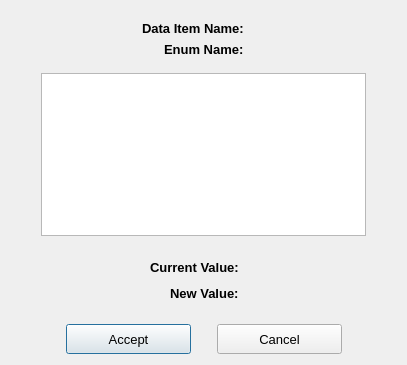
<?xml version="1.0" encoding="UTF-8"?>
<ui version="4.0">
 <class>EnumSelectionDialog</class>
 <widget class="QDialog" name="EnumSelectionDialog">
  <property name="windowModality">
   <enum>Qt::ApplicationModal</enum>
  </property>
  <property name="geometry">
   <rect>
    <x>0</x>
    <y>0</y>
    <width>407</width>
    <height>365</height>
   </rect>
  </property>
  <property name="font">
   <font>
    <family>Segoe UI</family>
    <pointsize>10</pointsize>
   </font>
  </property>
  <property name="windowTitle">
   <string>Enum Selection</string>
  </property>
  <layout class="QVBoxLayout" name="verticalLayout_2">
   <item>
    <spacer name="verticalSpacer">
     <property name="orientation">
      <enum>Qt::Vertical</enum>
     </property>
     <property name="sizeType">
      <enum>QSizePolicy::Fixed</enum>
     </property>
     <property name="sizeHint" stdset="0">
      <size>
       <width>20</width>
       <height>10</height>
      </size>
     </property>
    </spacer>
   </item>
   <item>
    <layout class="QHBoxLayout" name="horizontalLayout_9">
     <item>
      <spacer name="horizontalSpacer_14">
       <property name="orientation">
        <enum>Qt::Horizontal</enum>
       </property>
       <property name="sizeHint" stdset="0">
        <size>
         <width>40</width>
         <height>20</height>
        </size>
       </property>
      </spacer>
     </item>
     <item>
      <layout class="QFormLayout" name="formLayout_2">
       <property name="labelAlignment">
        <set>Qt::AlignRight|Qt::AlignTrailing|Qt::AlignVCenter</set>
       </property>
       <item row="0" column="0">
        <widget class="QLabel" name="label_4">
         <property name="font">
          <font>
           <family>Segoe UI</family>
           <pointsize>10</pointsize>
           <weight>75</weight>
           <bold>true</bold>
          </font>
         </property>
         <property name="text">
          <string>Data Item Name:  </string>
         </property>
        </widget>
       </item>
       <item row="0" column="1">
        <widget class="QLabel" name="labelDataItemName">
         <property name="text">
          <string>&lt;DataItemName&gt;</string>
         </property>
        </widget>
       </item>
       <item row="1" column="0">
        <widget class="QLabel" name="label">
         <property name="font">
          <font>
           <family>Segoe UI</family>
           <pointsize>10</pointsize>
           <weight>75</weight>
           <bold>true</bold>
          </font>
         </property>
         <property name="text">
          <string>Enum Name:  </string>
         </property>
        </widget>
       </item>
       <item row="1" column="1">
        <widget class="QLabel" name="labelEnumName">
         <property name="text">
          <string>&lt;EnumName&gt;</string>
         </property>
        </widget>
       </item>
      </layout>
     </item>
     <item>
      <spacer name="horizontalSpacer_5">
       <property name="orientation">
        <enum>Qt::Horizontal</enum>
       </property>
       <property name="sizeHint" stdset="0">
        <size>
         <width>40</width>
         <height>20</height>
        </size>
       </property>
      </spacer>
     </item>
    </layout>
   </item>
   <item>
    <layout class="QHBoxLayout" name="horizontalLayout_2"/>
   </item>
   <item>
    <spacer name="verticalSpacer_4">
     <property name="orientation">
      <enum>Qt::Vertical</enum>
     </property>
     <property name="sizeType">
      <enum>QSizePolicy::Fixed</enum>
     </property>
     <property name="sizeHint" stdset="0">
      <size>
       <width>20</width>
       <height>10</height>
      </size>
     </property>
    </spacer>
   </item>
   <item>
    <layout class="QHBoxLayout" name="horizontalLayout_8">
     <item>
      <spacer name="horizontalSpacer_13">
       <property name="orientation">
        <enum>Qt::Horizontal</enum>
       </property>
       <property name="sizeType">
        <enum>QSizePolicy::Minimum</enum>
       </property>
       <property name="sizeHint" stdset="0">
        <size>
         <width>30</width>
         <height>20</height>
        </size>
       </property>
      </spacer>
     </item>
     <item>
      <widget class="QListView" name="listViewEnumValues"/>
     </item>
     <item>
      <spacer name="horizontalSpacer_12">
       <property name="orientation">
        <enum>Qt::Horizontal</enum>
       </property>
       <property name="sizeType">
        <enum>QSizePolicy::Minimum</enum>
       </property>
       <property name="sizeHint" stdset="0">
        <size>
         <width>30</width>
         <height>20</height>
        </size>
       </property>
      </spacer>
     </item>
    </layout>
   </item>
   <item>
    <spacer name="verticalSpacer_2">
     <property name="orientation">
      <enum>Qt::Vertical</enum>
     </property>
     <property name="sizeType">
      <enum>QSizePolicy::Fixed</enum>
     </property>
     <property name="sizeHint" stdset="0">
      <size>
       <width>20</width>
       <height>15</height>
      </size>
     </property>
    </spacer>
   </item>
   <item>
    <layout class="QHBoxLayout" name="horizontalLayout_7">
     <item>
      <spacer name="horizontalSpacer_10">
       <property name="orientation">
        <enum>Qt::Horizontal</enum>
       </property>
       <property name="sizeHint" stdset="0">
        <size>
         <width>40</width>
         <height>20</height>
        </size>
       </property>
      </spacer>
     </item>
     <item>
      <layout class="QFormLayout" name="formLayout">
       <property name="labelAlignment">
        <set>Qt::AlignRight|Qt::AlignTrailing|Qt::AlignVCenter</set>
       </property>
       <item row="0" column="0">
        <layout class="QHBoxLayout" name="horizontalLayout_3">
         <item>
          <spacer name="horizontalSpacer_6">
           <property name="orientation">
            <enum>Qt::Horizontal</enum>
           </property>
           <property name="sizeHint" stdset="0">
            <size>
             <width>40</width>
             <height>20</height>
            </size>
           </property>
          </spacer>
         </item>
         <item>
          <widget class="QLabel" name="label_2">
           <property name="font">
            <font>
             <family>Segoe UI</family>
             <pointsize>10</pointsize>
             <weight>75</weight>
             <bold>true</bold>
            </font>
           </property>
           <property name="text">
            <string>Current Value: </string>
           </property>
           <property name="alignment">
            <set>Qt::AlignLeading|Qt::AlignLeft|Qt::AlignVCenter</set>
           </property>
          </widget>
         </item>
        </layout>
       </item>
       <item row="1" column="1">
        <layout class="QHBoxLayout" name="horizontalLayout_5">
         <item>
          <widget class="QLabel" name="labelNewValue">
           <property name="text">
            <string>&lt;NewValue&gt;</string>
           </property>
          </widget>
         </item>
         <item>
          <spacer name="horizontalSpacer_8">
           <property name="orientation">
            <enum>Qt::Horizontal</enum>
           </property>
           <property name="sizeHint" stdset="0">
            <size>
             <width>40</width>
             <height>20</height>
            </size>
           </property>
          </spacer>
         </item>
        </layout>
       </item>
       <item row="0" column="1">
        <layout class="QHBoxLayout" name="horizontalLayout_6">
         <item>
          <widget class="QLabel" name="labelCurrentValue">
           <property name="text">
            <string>&lt;CurrentValue&gt;</string>
           </property>
          </widget>
         </item>
         <item>
          <spacer name="horizontalSpacer_9">
           <property name="orientation">
            <enum>Qt::Horizontal</enum>
           </property>
           <property name="sizeHint" stdset="0">
            <size>
             <width>40</width>
             <height>20</height>
            </size>
           </property>
          </spacer>
         </item>
        </layout>
       </item>
       <item row="1" column="0">
        <layout class="QHBoxLayout" name="horizontalLayout_4">
         <item>
          <spacer name="horizontalSpacer_7">
           <property name="orientation">
            <enum>Qt::Horizontal</enum>
           </property>
           <property name="sizeHint" stdset="0">
            <size>
             <width>40</width>
             <height>20</height>
            </size>
           </property>
          </spacer>
         </item>
         <item>
          <widget class="QLabel" name="label_3">
           <property name="font">
            <font>
             <family>Segoe UI</family>
             <pointsize>10</pointsize>
             <weight>75</weight>
             <bold>true</bold>
            </font>
           </property>
           <property name="text">
            <string>New Value: </string>
           </property>
          </widget>
         </item>
        </layout>
       </item>
      </layout>
     </item>
     <item>
      <spacer name="horizontalSpacer_11">
       <property name="orientation">
        <enum>Qt::Horizontal</enum>
       </property>
       <property name="sizeHint" stdset="0">
        <size>
         <width>40</width>
         <height>20</height>
        </size>
       </property>
      </spacer>
     </item>
    </layout>
   </item>
   <item>
    <spacer name="verticalSpacer_3">
     <property name="orientation">
      <enum>Qt::Vertical</enum>
     </property>
     <property name="sizeType">
      <enum>QSizePolicy::Fixed</enum>
     </property>
     <property name="sizeHint" stdset="0">
      <size>
       <width>20</width>
       <height>15</height>
      </size>
     </property>
    </spacer>
   </item>
   <item>
    <layout class="QHBoxLayout" name="horizontalLayout">
     <item>
      <spacer name="horizontalSpacer">
       <property name="orientation">
        <enum>Qt::Horizontal</enum>
       </property>
       <property name="sizeHint" stdset="0">
        <size>
         <width>40</width>
         <height>20</height>
        </size>
       </property>
      </spacer>
     </item>
     <item>
      <widget class="QPushButton" name="pushButtonAccept">
       <property name="minimumSize">
        <size>
         <width>125</width>
         <height>30</height>
        </size>
       </property>
       <property name="text">
        <string>Accept</string>
       </property>
      </widget>
     </item>
     <item>
      <spacer name="horizontalSpacer_3">
       <property name="orientation">
        <enum>Qt::Horizontal</enum>
       </property>
       <property name="sizeType">
        <enum>QSizePolicy::Fixed</enum>
       </property>
       <property name="sizeHint" stdset="0">
        <size>
         <width>20</width>
         <height>20</height>
        </size>
       </property>
      </spacer>
     </item>
     <item>
      <widget class="QPushButton" name="pushButtonCancel">
       <property name="minimumSize">
        <size>
         <width>125</width>
         <height>30</height>
        </size>
       </property>
       <property name="text">
        <string>Cancel</string>
       </property>
      </widget>
     </item>
     <item>
      <spacer name="horizontalSpacer_2">
       <property name="orientation">
        <enum>Qt::Horizontal</enum>
       </property>
       <property name="sizeHint" stdset="0">
        <size>
         <width>40</width>
         <height>20</height>
        </size>
       </property>
      </spacer>
     </item>
    </layout>
   </item>
  </layout>
 </widget>
 <resources/>
 <connections/>
</ui>
